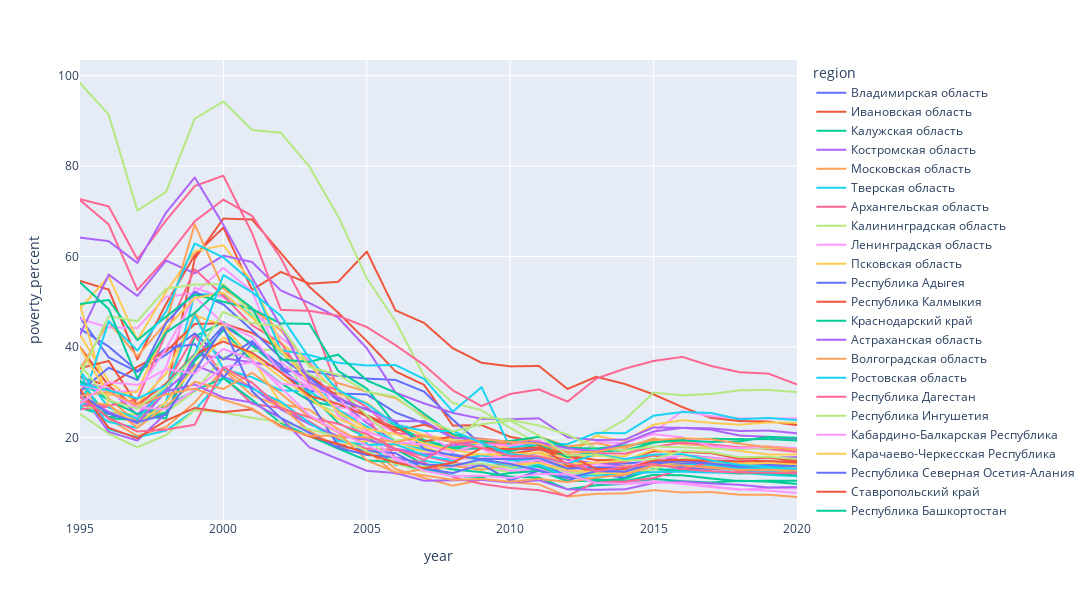

Notebook code for this chart:
### Markdown cell above
Добавилось достаточно много областей, то есть в лидерах не всегда одни и те же. Заметно, что все их графики начинались выше среднего по России. Может это важно?

### Code cell
vis = main[(main['year']==1995)&(main['poverty_percent']>=24.8)]

px.line(main[main.region.isin(vis.region.unique())],
        x='year',
        y='poverty_percent',
        color='region',
        width=1200,
        height=600)

### Figure 1 — Plotly figure (JSON) as saved in the notebook; plotly's stock layout.template omitted (floating-point values rounded to 4 significant figures)
{"data": [{"hovertemplate": "region=Владимирская область<br>year=%{x}<br>poverty_percent=%{y}<extra></extra>", "legendgroup": "Владимирская область", "line": {"color": "#636efa", "dash": "solid"}, "marker": {"symbol": "circle"}, "mode": "lines", "name": "Владимирская область", "showlegend": true, "type": "scattergl", "x": [1995, 1996, 1997, 1998, 1999, 2000, 2001, 2002, 2003, 2004, 2005, 2006, 2007, 2008, 2009, 2010, 2011, 2012, 2013, 2014, 2015, 2016, 2017, 2018, 2019, 2020], "xaxis": "x", "y": [27.6, 26.7, 23.9, 27.7, 37.5, 44.7, 40.7, 35.3, 30.3, 29.7, 29.5, 25.5, 23.1, 19.9, 19.5, 17.3, 17.5, 15, 14.1, 14.2, 14.7, 14.6, 13.2, 13.1, 12.6, 12.5], "yaxis": "y"}, {"hovertemplate": "region=Ивановская область<br>year=%{x}<br>poverty_percent=%{y}<extra></extra>", "legendgroup": "Ивановская область", "line": {"color": "#EF553B", "dash": "solid"}, "marker": {"symbol": "circle"}, "mode": "lines", "name": "Ивановская область", "showlegend": true, "type": "scattergl", "x": [1995, 1996, 1997, 1998, 1999, 2000, 2001, 2002, 2003, 2004, 2005, 2006, 2007, 2008, 2009, 2010, 2011, 2012, 2013, 2014, 2015, 2016, 2017, 2018, 2019, 2020], "xaxis": "x", "y": [33.3, 31.4, 26.5, 30, 59.5, 68.4, 68.2, 60.8, 53.3, 47.6, 41.3, 34.6, 31.6, 22.6, 22.7, 20.1, 19, 13.8, 14.4, 14.6, 16, 14.9, 14.3, 14.7, 14.2, 13.7], "yaxis": "y"}, {"hovertemplate": "region=Калужская область<br>year=%{x}<br>poverty_percent=%{y}<extra></extra>", "legendgroup": "Калужская область", "line": {"color": "#00cc96", "dash": "solid"}, "marker": {"symbol": "circle"}, "mode": "lines", "name": "Калужская область", "showlegend": true, "type": "scattergl", "x": [1995, 1996, 1997, 1998, 1999, 2000, 2001, 2002, 2003, 2004, 2005, 2006, 2007, 2008, 2009, 2010, 2011, 2012, 2013, 2014, 2015, 2016, 2017, 2018, 2019, 2020], "xaxis": "x", "y": [26.6, 24.5, 24.7, 24.2, 42.3, 45.5, 40.3, 35, 29.6, 23.2, 19.9, 17.4, 14, 12.9, 12.3, 11.3, 11.1, 8.5, 9.4, 9.7, 10.8, 10.3, 10, 10.4, 10.2, 9.7], "yaxis": "y"}, {"hovertemplate": "region=Костромская область<br>year=%{x}<br>poverty_percent=%{y}<extra></extra>", "legendgroup": "Костромская область", "line": {"color": "#ab63fa", "dash": "solid"}, "marker": {"symbol": "circle"}, "mode": "lines", "name": "Костромская область", "showlegend": true, "type": "scattergl", "x": [1995, 1996, 1997, 1998, 1999, 2000, 2001, 2002, 2003, 2004, 2005, 2006, 2007, 2008, 2009, 2010, 2011, 2012, 2013, 2014, 2015, 2016, 2017, 2018, 2019, 2020], "xaxis": "x", "y": [29.9, 21.2, 19.3, 25.3, 38.3, 37.5, 36.6, 35.5, 33.1, 28.4, 23.2, 18.9, 18.4, 18.2, 19, 15.7, 16.5, 15.1, 14.2, 13.6, 14.3, 13.7, 13.4, 12.7, 12.6, 12.5], "yaxis": "y"}, {"hovertemplate": "region=Московская область<br>year=%{x}<br>poverty_percent=%{y}<extra></extra>", "legendgroup": "Московская область", "line": {"color": "#FFA15A", "dash": "solid"}, "marker": {"symbol": "circle"}, "mode": "lines", "name": "Московская область", "showlegend": true, "type": "scattergl", "x": [1995, 1996, 1997, 1998, 1999, 2000, 2001, 2002, 2003, 2004, 2005, 2006, 2007, 2008, 2009, 2010, 2011, 2012, 2013, 2014, 2015, 2016, 2017, 2018, 2019, 2020], "xaxis": "x", "y": [31.7, 24, 20.3, 22.3, 27.7, 35.2, 30.9, 27.4, 26.1, 21.8, 18.4, 13, 11, 9.3, 10.6, 10.1, 9.6, 6.9, 7.5, 7.6, 8.3, 7.8, 7.9, 7.3, 7.3, 6.8], "yaxis": "y"}, {"hovertemplate": "region=Тверская область<br>year=%{x}<br>poverty_percent=%{y}<extra></extra>", "legendgroup": "Тверская область", "line": {"color": "#19d3f3", "dash": "solid"}, "marker": {"symbol": "circle"}, "mode": "lines", "name": "Тверская область", "showlegend": true, "type": "scattergl", "x": [1995, 1996, 1997, 1998, 1999, 2000, 2001, 2002, 2003, 2004, 2005, 2006, 2007, 2008, 2009, 2010, 2011, 2012, 2013, 2014, 2015, 2016, 2017, 2018, 2019, 2020], "xaxis": "x", "y": [28, 23.4, 22.1, 27.8, 51.7, 51.5, 46.9, 38.7, 33.7, 26.2, 18.6, 13.9, 14.8, 13.9, 14.1, 13.2, 13.5, 11.4, 11.6, 11.6, 13, 12.8, 12.4, 12.2, 11.7, 11.4], "yaxis": "y"}, {"hovertemplate": "region=Архангельская область <br>year=%{x}<br>poverty_percent=%{y}<extra></extra>", "legendgroup": "Архангельская область ", "line": {"color": "#FF6692", "dash": "solid"}, "marker": {"symbol": "circle"}, "mode": "lines", "name": "Архангельская область ", "showlegend": true, "type": "scattergl", "x": [1995, 1996, 1997, 1998, 1999, 2000, 2001, 2002, 2003, 2004, 2005, 2006, 2007, 2008, 2009, 2010, 2011, 2012, 2013, 2014, 2015, 2016, 2017, 2018, 2019, 2020], "xaxis": "x", "y": [26.2, 26.8, 23.9, 31.6, 42.6, 33.5, 27.4, 26.5, 23.5, 19.6, 17.5, 17.2, 15.9, 14.4, 13.6, 14, 14.4, 13, 14.5, 14.5, 16.2, 14.9, 13.9, 12.5, 12.7, 12.3], "yaxis": "y"}, {"hovertemplate": "region=Калининградская область<br>year=%{x}<br>poverty_percent=%{y}<extra></extra>", "legendgroup": "Калининградская область", "line": {"color": "#B6E880", "dash": "solid"}, "marker": {"symbol": "circle"}, "mode": "lines", "name": "Калининградская область", "showlegend": true, "type": "scattergl", "x": [1995, 1996, 1997, 1998, 1999, 2000, 2001, 2002, 2003, 2004, 2005, 2006, 2007, 2008, 2009, 2010, 2011, 2012, 2013, 2014, 2015, 2016, 2017, 2018, 2019, 2020], "xaxis": "x", "y": [27.2, 25.6, 25, 25.5, 30.2, 37.7, 39.1, 39.6, 28, 25.4, 19.9, 14.2, 12.4, 13.6, 13.1, 12.4, 12.7, 10.8, 12.7, 12.4, 13.6, 14.1, 13.8, 13.6, 13.5, 13.5], "yaxis": "y"}, {"hovertemplate": "region=Ленинградская область<br>year=%{x}<br>poverty_percent=%{y}<extra></extra>", "legendgroup": "Ленинградская область", "line": {"color": "#FF97FF", "dash": "solid"}, "marker": {"symbol": "circle"}, "mode": "lines", "name": "Ленинградская область", "showlegend": true, "type": "scattergl", "x": [1995, 1996, 1997, 1998, 1999, 2000, 2001, 2002, 2003, 2004, 2005, 2006, 2007, 2008, 2009, 2010, 2011, 2012, 2013, 2014, 2015, 2016, 2017, 2018, 2019, 2020], "xaxis": "x", "y": [29.5, 24.1, 24.7, 35.5, 53.1, 50.9, 48.1, 42.1, 37, 24.8, 21.1, 14.9, 13.2, 13.5, 14.1, 12.6, 13, 11.9, 10.7, 9.8, 10.3, 9.7, 9, 8.4, 8.8, 8.7], "yaxis": "y"}, {"hovertemplate": "region=Псковская область<br>year=%{x}<br>poverty_percent=%{y}<extra></extra>", "legendgroup": "Псковская область", "line": {"color": "#FECB52", "dash": "solid"}, "marker": {"symbol": "circle"}, "mode": "lines", "name": "Псковская область", "showlegend": true, "type": "scattergl", "x": [1995, 1996, 1997, 1998, 1999, 2000, 2001, 2002, 2003, 2004, 2005, 2006, 2007, 2008, 2009, 2010, 2011, 2012, 2013, 2014, 2015, 2016, 2017, 2018, 2019, 2020], "xaxis": "x", "y": [42.7, 32.4, 27.4, 34.1, 47, 44.8, 37.5, 27.5, 20.9, 18.2, 19.2, 18.3, 16.9, 15.9, 16.2, 15.6, 16.7, 15.4, 15.9, 15.8, 19, 19, 17.7, 17, 16.2, 16.2], "yaxis": "y"}, {"hovertemplate": "region=Республика Адыгея<br>year=%{x}<br>poverty_percent=%{y}<extra></extra>", "legendgroup": "Республика Адыгея", "line": {"color": "#636efa", "dash": "solid"}, "marker": {"symbol": "circle"}, "mode": "lines", "name": "Республика Адыгея", "showlegend": true, "type": "scattergl", "x": [1995, 1996, 1997, 1998, 1999, 2000, 2001, 2002, 2003, 2004, 2005, 2006, 2007, 2008, 2009, 2010, 2011, 2012, 2013, 2014, 2015, 2016, 2017, 2018, 2019, 2020], "xaxis": "x", "y": [46.5, 37.7, 34.5, 38.3, 43, 37.2, 41.3, 34.6, 34.6, 33.6, 33, 32.7, 30.1, 23.9, 18.4, 16, 14.6, 11.3, 12, 11, 13.9, 13.4, 13, 12.8, 12.6, 12.5], "yaxis": "y"}, {"hovertemplate": "region=Республика Калмыкия<br>year=%{x}<br>poverty_percent=%{y}<extra></extra>", "legendgroup": "Республика Калмыкия", "line": {"color": "#EF553B", "dash": "solid"}, "marker": {"symbol": "circle"}, "mode": "lines", "name": "Республика Калмыкия", "showlegend": true, "type": "scattergl", "x": [1995, 1996, 1997, 1998, 1999, 2000, 2001, 2002, 2003, 2004, 2005, 2006, 2007, 2008, 2009, 2010, 2011, 2012, 2013, 2014, 2015, 2016, 2017, 2018, 2019, 2020], "xaxis": "x", "y": [54.6, 52.7, 37.2, 49.5, 60.3, 66.4, 52.6, 56.6, 54, 54.4, 61.1, 48.1, 45.3, 39.7, 36.5, 35.7, 35.8, 30.7, 33.4, 31.8, 29.5, 26.7, 24.3, 23.6, 23.5, 22.7], "yaxis": "y"}, {"hovertemplate": "region=Краснодарский край<br>year=%{x}<br>poverty_percent=%{y}<extra></extra>", "legendgroup": "Краснодарский край", "line": {"color": "#00cc96", "dash": "solid"}, "marker": {"symbol": "circle"}, "mode": "lines", "name": "Краснодарский край", "showlegend": true, "type": "scattergl", "x": [1995, 1996, 1997, 1998, 1999, 2000, 2001, 2002, 2003, 2004, 2005, 2006, 2007, 2008, 2009, 2010, 2011, 2012, 2013, 2014, 2015, 2016, 2017, 2018, 2019, 2020], "xaxis": "x", "y": [32.6, 24.3, 23.7, 25.5, 36.9, 43.7, 36.8, 32, 28.1, 26.7, 26.3, 22.6, 19.4, 17.7, 18.5, 15.2, 13.5, 11.2, 10.7, 10.3, 11.7, 11.6, 10.9, 10.3, 10.4, 10.4], "yaxis": "y"}, {"hovertemplate": "region=Астраханская область<br>year=%{x}<br>poverty_percent=%{y}<extra></extra>", "legendgroup": "Астраханская область", "line": {"color": "#ab63fa", "dash": "solid"}, "marker": {"symbol": "circle"}, "mode": "lines", "name": "Астраханская область", "showlegend": true, "type": "scattergl", "x": [1995, 1996, 1997, 1998, 1999, 2000, 2001, 2002, 2003, 2004, 2005, 2006, 2007, 2008, 2009, 2010, 2011, 2012, 2013, 2014, 2015, 2016, 2017, 2018, 2019, 2020], "xaxis": "x", "y": [32.3, 30.7, 25, 30.4, 36, 33.4, 31.1, 26.2, 22.9, 20.3, 19.5, 17.5, 16.3, 16.3, 15, 14.1, 14.2, 12.5, 11.8, 12, 14.2, 16.1, 15.5, 15.1, 15.5, 15.6], "yaxis": "y"}, {"hovertemplate": "region=Волгоградская область<br>year=%{x}<br>poverty_percent=%{y}<extra></extra>", "legendgroup": "Волгоградская область", "line": {"color": "#FFA15A", "dash": "solid"}, "marker": {"symbol": "circle"}, "mode": "lines", "name": "Волгоградская область", "showlegend": true, "type": "scattergl", "x": [1995, 1996, 1997, 1998, 1999, 2000, 2001, 2002, 2003, 2004, 2005, 2006, 2007, 2008, 2009, 2010, 2011, 2012, 2013, 2014, 2015, 2016, 2017, 2018, 2019, 2020], "xaxis": "x", "y": [33.8, 28.6, 23.3, 31.2, 47.7, 34.9, 29.3, 26.8, 21.4, 17.9, 17.2, 11.9, 13, 13.7, 12.8, 14, 15.1, 13.6, 13, 13.6, 14.2, 14.4, 13.6, 13.4, 12.9, 11.9], "yaxis": "y"}, {"hovertemplate": "region=Ростовская область<br>year=%{x}<br>poverty_percent=%{y}<extra></extra>", "legendgroup": "Ростовская область", "line": {"color": "#19d3f3", "dash": "solid"}, "marker": {"symbol": "circle"}, "mode": "lines", "name": "Ростовская область", "showlegend": true, "type": "scattergl", "x": [1995, 1996, 1997, 1998, 1999, 2000, 2001, 2002, 2003, 2004, 2005, 2006, 2007, 2008, 2009, 2010, 2011, 2012, 2013, 2014, 2015, 2016, 2017, 2018, 2019, 2020], "xaxis": "x", "y": [34.2, 21.8, 20, 21.5, 26, 33.1, 30.8, 27.9, 23.2, 19.2, 18.3, 18.5, 16, 14.9, 16, 14.9, 15.2, 12.9, 13.2, 13.1, 14.4, 14.2, 13.9, 13.2, 13.3, 13], "yaxis": "y"}, {"hovertemplate": "region=Республика Дагестан<br>year=%{x}<br>poverty_percent=%{y}<extra></extra>", "legendgroup": "Республика Дагестан", "line": {"color": "#FF6692", "dash": "solid"}, "marker": {"symbol": "circle"}, "mode": "lines", "name": "Республика Дагестан", "showlegend": true, "type": "scattergl", "x": [1995, 1996, 1997, 1998, 1999, 2000, 2001, 2002, 2003, 2004, 2005, 2006, 2007, 2008, 2009, 2010, 2011, 2012, 2013, 2014, 2015, 2016, 2017, 2018, 2019, 2020], "xaxis": "x", "y": [72.5, 67.1, 52.6, 59.6, 67.8, 72.6, 69, 59.7, 47.5, 30.5, 24.6, 15.4, 14.4, 11.2, 9.7, 8.8, 8.3, 7, 10.2, 10.2, 11, 13, 14.5, 14.6, 14.6, 14.8], "yaxis": "y"}, {"hovertemplate": "region=Республика Ингушетия<br>year=%{x}<br>poverty_percent=%{y}<extra></extra>", "legendgroup": "Республика Ингушетия", "line": {"color": "#B6E880", "dash": "solid"}, "marker": {"symbol": "circle"}, "mode": "lines", "name": "Республика Ингушетия", "showlegend": true, "type": "scattergl", "x": [1995, 1996, 1997, 1998, 1999, 2000, 2001, 2002, 2003, 2004, 2005, 2006, 2007, 2008, 2009, 2010, 2011, 2012, 2013, 2014, 2015, 2016, 2017, 2018, 2019, 2020], "xaxis": "x", "y": [98.4, 91.4, 70.2, 74.3, 90.5, 94.3, 88, 87.4, 79.9, 68.9, 55.2, 45.7, 33.5, 27.6, 26, 22.1, 18.5, 17.1, 20.3, 23.9, 29.9, 29.3, 29.6, 30.4, 30.5, 30], "yaxis": "y"}, {"hovertemplate": "region=Кабардино-Балкарская Республика<br>year=%{x}<br>poverty_percent=%{y}<extra></extra>", "legendgroup": "Кабардино-Балкарская Республика", "line": {"color": "#FF97FF", "dash": "solid"}, "marker": {"symbol": "circle"}, "mode": "lines", "name": "Кабардино-Балкарская Республика", "showlegend": true, "type": "scattergl", "x": [1995, 1996, 1997, 1998, 1999, 2000, 2001, 2002, 2003, 2004, 2005, 2006, 2007, 2008, 2009, 2010, 2011, 2012, 2013, 2014, 2015, 2016, 2017, 2018, 2019, 2020], "xaxis": "x", "y": [46.2, 44.3, 44.2, 51.1, 51.9, 57.5, 52.3, 36.6, 31.7, 25.9, 23.8, 21.1, 17.3, 15.2, 15.4, 15.7, 15.3, 14.2, 19, 18.7, 21.1, 25.8, 24.7, 24.2, 24.2, 24.2], "yaxis": "y"}, {"hovertemplate": "region=Карачаево-Черкесская Республика<br>year=%{x}<br>poverty_percent=%{y}<extra></extra>", "legendgroup": "Карачаево-Черкесская Республика", "line": {"color": "#FECB52", "dash": "solid"}, "marker": {"symbol": "circle"}, "mode": "lines", "name": "Карачаево-Черкесская Республика", "showlegend": true, "type": "scattergl", "x": [1995, 1996, 1997, 1998, 1999, 2000, 2001, 2002, 2003, 2004, 2005, 2006, 2007, 2008, 2009, 2010, 2011, 2012, 2013, 2014, 2015, 2016, 2017, 2018, 2019, 2020], "xaxis": "x", "y": [48.5, 55.6, 41.5, 52.2, 61.2, 62.5, 54.4, 40.9, 36, 29.6, 27.7, 22.7, 20.5, 19.5, 18.5, 17.7, 18.8, 16, 20.3, 19.2, 22.8, 23.8, 23.2, 22.8, 23.3, 23.2], "yaxis": "y"}, {"hovertemplate": "region=Республика Северная Осетия-Алания<br>year=%{x}<br>poverty_percent=%{y}<extra></extra>", "legendgroup": "Республика Северная Осетия-Алания", "line": {"color": "#636efa", "dash": "solid"}, "marker": {"symbol": "circle"}, "mode": "lines", "name": "Республика Северная Осетия-Алания", "showlegend": true, "type": "scattergl", "x": [1995, 1996, 1997, 1998, 1999, 2000, 2001, 2002, 2003, 2004, 2005, 2006, 2007, 2008, 2009, 2010, 2011, 2012, 2013, 2014, 2015, 2016, 2017, 2018, 2019, 2020], "xaxis": "x", "y": [44, 40.1, 34.7, 39.7, 40.6, 33.2, 40.8, 36, 28.1, 18.2, 17, 16.5, 13.1, 12.1, 14, 10.5, 12.6, 10.4, 12.6, 12.5, 14.2, 14.3, 14.4, 14, 13.8, 13.9], "yaxis": "y"}, {"hovertemplate": "region=Ставропольский край<br>year=%{x}<br>poverty_percent=%{y}<extra></extra>", "legendgroup": "Ставропольский край", "line": {"color": "#EF553B", "dash": "solid"}, "marker": {"symbol": "circle"}, "mode": "lines", "name": "Ставропольский край", "showlegend": true, "type": "scattergl", "x": [1995, 1996, 1997, 1998, 1999, 2000, 2001, 2002, 2003, 2004, 2005, 2006, 2007, 2008, 2009, 2010, 2011, 2012, 2013, 2014, 2015, 2016, 2017, 2018, 2019, 2020], "xaxis": "x", "y": [40, 31.4, 35.6, 39, 45.1, 45.2, 43.1, 39.4, 33.7, 29, 24.9, 22.1, 19.1, 20.2, 19.7, 18.5, 18.3, 13.7, 12.4, 12.2, 14.6, 15, 14.3, 13.9, 14, 13.8], "yaxis": "y"}, {"hovertemplate": "region=Республика Башкортостан<br>year=%{x}<br>poverty_percent=%{y}<extra></extra>", "legendgroup": "Республика Башкортостан", "line": {"color": "#00cc96", "dash": "solid"}, "marker": {"symbol": "circle"}, "mode": "lines", "name": "Республика Башкортостан", "showlegend": true, "type": "scattergl", "x": [1995, 1996, 1997, 1998, 1999, 2000, 2001, 2002, 2003, 2004, 2005, 2006, 2007, 2008, 2009, 2010, 2011, 2012, 2013, 2014, 2015, 2016, 2017, 2018, 2019, 2020], "xaxis": "x", "y": [32.4, 28.2, 25.2, 26.8, 30.4, 33.1, 28.3, 23.2, 20.3, 17.5, 14.9, 14.5, 12.8, 11.5, 11.2, 12.1, 12.6, 10.3, 10.4, 10.8, 13, 12.5, 12.3, 12, 12.1, 11.6], "yaxis": "y"}, {"hovertemplate": "region=Республика Марий Эл<br>year=%{x}<br>poverty_percent=%{y}<extra></extra>", "legendgroup": "Республика Марий Эл", "line": {"color": "#ab63fa", "dash": "solid"}, "marker": {"symbol": "circle"}, "mode": "lines", "name": "Республика Марий Эл", "showlegend": true, "type": "scattergl", "x": [1995, 1996, 1997, 1998, 1999, 2000, 2001, 2002, 2003, 2004, 2005, 2006, 2007, 2008, 2009, 2010, 2011, 2012, 2013, 2014, 2015, 2016, 2017, 2018, 2019, 2020], "xaxis": "x", "y": [42.7, 56, 51.3, 59.1, 56.3, 60.2, 58.8, 52.5, 49.7, 46.5, 39.7, 29.9, 27.5, 25.4, 24.1, 24, 24.2, 20, 19.4, 19.5, 22.2, 22.1, 21.7, 20.4, 20.1, 19.5], "yaxis": "y"}, {"hovertemplate": "region=Республика Мордовия<br>year=%{x}<br>poverty_percent=%{y}<extra></extra>", "legendgroup": "Республика Мордовия", "line": {"color": "#FFA15A", "dash": "solid"}, "marker": {"symbol": "circle"}, "mode": "lines", "name": "Республика Мордовия", "showlegend": true, "type": "scattergl", "x": [1995, 1996, 1997, 1998, 1999, 2000, 2001, 2002, 2003, 2004, 2005, 2006, 2007, 2008, 2009, 2010, 2011, 2012, 2013, 2014, 2015, 2016, 2017, 2018, 2019, 2020], "xaxis": "x", "y": [35.1, 45.5, 37.9, 45.4, 67.1, 52.9, 48.5, 43.7, 36.1, 32, 30.1, 28.7, 24.6, 20.4, 19.7, 18.3, 20.2, 18, 18.7, 17.6, 19.8, 18.5, 18.2, 17.8, 18, 17.6], "yaxis": "y"}, {"hovertemplate": "region=Удмуртская Республика<br>year=%{x}<br>poverty_percent=%{y}<extra></extra>", "legendgroup": "Удмуртская Республика", "line": {"color": "#19d3f3", "dash": "solid"}, "marker": {"symbol": "circle"}, "mode": "lines", "name": "Удмуртская Республика", "showlegend": true, "type": "scattergl", "x": [1995, 1996, 1997, 1998, 1999, 2000, 2001, 2002, 2003, 2004, 2005, 2006, 2007, 2008, 2009, 2010, 2011, 2012, 2013, 2014, 2015, 2016, 2017, 2018, 2019, 2020], "xaxis": "x", "y": [34.7, 26.6, 24.1, 31, 46.9, 35.1, 33.3, 30.4, 30.2, 26.1, 22.4, 19, 17.3, 16.1, 14.9, 13.7, 14, 11.1, 11.8, 11.9, 12.3, 12.4, 12.2, 12.2, 12.4, 11.9], "yaxis": "y"}, {"hovertemplate": "region=Чувашская Республика - Чувашия<br>year=%{x}<br>poverty_percent=%{y}<extra></extra>", "legendgroup": "Чувашская Республика - Чувашия", "line": {"color": "#FF6692", "dash": "solid"}, "marker": {"symbol": "circle"}, "mode": "lines", "name": "Чувашская Республика - Чувашия", "showlegend": true, "type": "scattergl", "x": [1995, 1996, 1997, 1998, 1999, 2000, 2001, 2002, 2003, 2004, 2005, 2006, 2007, 2008, 2009, 2010, 2011, 2012, 2013, 2014, 2015, 2016, 2017, 2018, 2019, 2020], "xaxis": "x", "y": [27, 27, 28.4, 43, 57.2, 51.3, 44.8, 40.9, 31.9, 30.6, 26.7, 21, 20.2, 18.9, 19, 18.2, 19.3, 16, 16.5, 16.4, 17.9, 18.8, 18.4, 17.8, 17.4, 16.8], "yaxis": "y"}, {"hovertemplate": "region=Пермский край<br>year=%{x}<br>poverty_percent=%{y}<extra></extra>", "legendgroup": "Пермский край", "line": {"color": "#B6E880", "dash": "solid"}, "marker": {"symbol": "circle"}, "mode": "lines", "name": "Пермский край", "showlegend": true, "type": "scattergl", "x": [1995, 1996, 1997, 1998, 1999, 2000, 2001, 2002, 2003, 2004, 2005, 2006, 2007, 2008, 2009, 2010, 2011, 2012, 2013, 2014, 2015, 2016, 2017, 2018, 2019, 2020], "xaxis": "x", "y": [25.2, 20.8, 17.8, 20.5, 26, 25.5, 24.3, 23.4, 21.8, 20.1, 16.9, 14.1, 13.5, 14, 14.2, 13.2, 14.4, 12.2, 11.9, 12.5, 12.8, 15.3, 15.1, 14.9, 13.8, 13.3], "yaxis": "y"}, {"hovertemplate": "region=Кировская область<br>year=%{x}<br>poverty_percent=%{y}<extra></extra>", "legendgroup": "Кировская область", "line": {"color": "#FF97FF", "dash": "solid"}, "marker": {"symbol": "circle"}, "mode": "lines", "name": "Кировская область", "showlegend": true, "type": "scattergl", "x": [1995, 1996, 1997, 1998, 1999, 2000, 2001, 2002, 2003, 2004, 2005, 2006, 2007, 2008, 2009, 2010, 2011, 2012, 2013, 2014, 2015, 2016, 2017, 2018, 2019, 2020], "xaxis": "x", "y": [31.5, 30.2, 30.2, 39.6, 51.1, 45.2, 42.2, 34.5, 31.2, 26.6, 26.2, 22.9, 21.4, 16.9, 17.6, 14.2, 15, 12.4, 14.1, 13.1, 15.3, 15.9, 15.4, 15.2, 14.6, 14], "yaxis": "y"}, {"hovertemplate": "region=Оренбургская область<br>year=%{x}<br>poverty_percent=%{y}<extra></extra>", "legendgroup": "Оренбургская область", "line": {"color": "#FECB52", "dash": "solid"}, "marker": {"symbol": "circle"}, "mode": "lines", "name": "Оренбургская область", "showlegend": true, "type": "scattergl", "x": [1995, 1996, 1997, 1998, 1999, 2000, 2001, 2002, 2003, 2004, 2005, 2006, 2007, 2008, 2009, 2010, 2011, 2012, 2013, 2014, 2015, 2016, 2017, 2018, 2019, 2020], "xaxis": "x", "y": [49.3, 27.2, 22.9, 27.8, 35.5, 42.1, 38.1, 33.3, 28.8, 24.1, 21.5, 18.8, 17.9, 15.7, 15.3, 13.9, 14.4, 12.7, 12.3, 11.9, 13.9, 14.6, 14.3, 14.2, 14.3, 14], "yaxis": "y"}, {"hovertemplate": "region=Пензенская область<br>year=%{x}<br>poverty_percent=%{y}<extra></extra>", "legendgroup": "Пензенская область", "line": {"color": "#636efa", "dash": "solid"}, "marker": {"symbol": "circle"}, "mode": "lines", "name": "Пензенская область", "showlegend": true, "type": "scattergl", "x": [1995, 1996, 1997, 1998, 1999, 2000, 2001, 2002, 2003, 2004, 2005, 2006, 2007, 2008, 2009, 2010, 2011, 2012, 2013, 2014, 2015, 2016, 2017, 2018, 2019, 2020], "xaxis": "x", "y": [30.2, 35.4, 32.7, 45.3, 52.2, 49.4, 43.7, 37.6, 33.3, 28.1, 26.3, 23.4, 17.4, 16, 15.2, 15.2, 15.4, 13.1, 13.4, 13.2, 14.4, 14.8, 14.2, 13.5, 13.6, 13], "yaxis": "y"}, {"hovertemplate": "region=Саратовская область<br>year=%{x}<br>poverty_percent=%{y}<extra></extra>", "legendgroup": "Саратовская область", "line": {"color": "#EF553B", "dash": "solid"}, "marker": {"symbol": "circle"}, "mode": "lines", "name": "Саратовская область", "showlegend": true, "type": "scattergl", "x": [1995, 1996, 1997, 1998, 1999, 2000, 2001, 2002, 2003, 2004, 2005, 2006, 2007, 2008, 2009, 2010, 2011, 2012, 2013, 2014, 2015, 2016, 2017, 2018, 2019, 2020], "xaxis": "x", "y": [35.3, 36.9, 27.2, 31.9, 38.4, 41.2, 38.7, 34.4, 29.2, 27.4, 24.7, 21.5, 22.8, 20.7, 19.1, 16.4, 17.3, 15.9, 15, 15, 16.9, 16.8, 16.5, 15.3, 15.5, 14.8], "yaxis": "y"}, {"hovertemplate": "region=Курганская область<br>year=%{x}<br>poverty_percent=%{y}<extra></extra>", "legendgroup": "Курганская область", "line": {"color": "#00cc96", "dash": "solid"}, "marker": {"symbol": "circle"}, "mode": "lines", "name": "Курганская область", "showlegend": true, "type": "scattergl", "x": [1995, 1996, 1997, 1998, 1999, 2000, 2001, 2002, 2003, 2004, 2005, 2006, 2007, 2008, 2009, 2010, 2011, 2012, 2013, 2014, 2015, 2016, 2017, 2018, 2019, 2020], "xaxis": "x", "y": [49.5, 50.4, 41.5, 46.7, 51.6, 50, 48.4, 45.2, 45.1, 34.7, 30.8, 22.8, 18.8, 17.4, 17.6, 16.9, 18.5, 15.6, 16.9, 17.1, 18.8, 19.7, 19.7, 19.6, 19.6, 19.3], "yaxis": "y"}, {"hovertemplate": "region=Свердловская область<br>year=%{x}<br>poverty_percent=%{y}<extra></extra>", "legendgroup": "Свердловская область", "line": {"color": "#ab63fa", "dash": "solid"}, "marker": {"symbol": "circle"}, "mode": "lines", "name": "Свердловская область", "showlegend": true, "type": "scattergl", "x": [1995, 1996, 1997, 1998, 1999, 2000, 2001, 2002, 2003, 2004, 2005, 2006, 2007, 2008, 2009, 2010, 2011, 2012, 2013, 2014, 2015, 2016, 2017, 2018, 2019, 2020], "xaxis": "x", "y": [29.5, 25.6, 23.1, 30.2, 31.7, 28.8, 27.7, 24.3, 17.8, 15.2, 12.6, 12.1, 10.4, 10.5, 10.6, 10, 10.5, 8.5, 8.4, 8.5, 9.9, 10.2, 9.8, 9.5, 8.9, 9], "yaxis": "y"}, {"hovertemplate": "region=Челябинская область<br>year=%{x}<br>poverty_percent=%{y}<extra></extra>", "legendgroup": "Челябинская область", "line": {"color": "#FFA15A", "dash": "solid"}, "marker": {"symbol": "circle"}, "mode": "lines", "name": "Челябинская область", "showlegend": true, "type": "scattergl", "x": [1995, 1996, 1997, 1998, 1999, 2000, 2001, 2002, 2003, 2004, 2005, 2006, 2007, 2008, 2009, 2010, 2011, 2012, 2013, 2014, 2015, 2016, 2017, 2018, 2019, 2020], "xaxis": "x", "y": [27.9, 27.2, 22.1, 26.9, 32.3, 30.7, 34.3, 29.7, 24.5, 21.1, 14.9, 12.3, 11.6, 10.6, 10.8, 10.2, 10.8, 10.1, 11.1, 11.7, 13.7, 13.8, 13.2, 12.8, 12.8, 12.6], "yaxis": "y"}, {"hovertemplate": "region=Республика Алтай<br>year=%{x}<br>poverty_percent=%{y}<extra></extra>", "legendgroup": "Республика Алтай", "line": {"color": "#19d3f3", "dash": "solid"}, "marker": {"symbol": "circle"}, "mode": "lines", "name": "Республика Алтай", "showlegend": true, "type": "scattergl", "x": [1995, 1996, 1997, 1998, 1999, 2000, 2001, 2002, 2003, 2004, 2005, 2006, 2007, 2008, 2009, 2010, 2011, 2012, 2013, 2014, 2015, 2016, 2017, 2018, 2019, 2020], "xaxis": "x", "y": [26.2, 45.7, 39.2, 47.8, 62.9, 59.8, 54.3, 39.3, 38.2, 36.5, 35.9, 36, 32.9, 25.7, 31.1, 17.7, 18.6, 18.5, 21, 20.9, 24.8, 25.6, 25.4, 24, 24.3, 23.8], "yaxis": "y"}, {"hovertemplate": "region=Республика Тыва<br>year=%{x}<br>poverty_percent=%{y}<extra></extra>", "legendgroup": "Республика Тыва", "line": {"color": "#FF6692", "dash": "solid"}, "marker": {"symbol": "circle"}, "mode": "lines", "name": "Республика Тыва", "showlegend": true, "type": "scattergl", "x": [1995, 1996, 1997, 1998, 1999, 2000, 2001, 2002, 2003, 2004, 2005, 2006, 2007, 2008, 2009, 2010, 2011, 2012, 2013, 2014, 2015, 2016, 2017, 2018, 2019, 2020], "xaxis": "x", "y": [72.7, 71.1, 59.4, 68, 75.6, 77.9, 65.2, 48.2, 48, 46.9, 44.4, 40.4, 36, 30.4, 26.9, 29.6, 30.6, 27.9, 33, 35.2, 36.9, 37.8, 35.8, 34.4, 34.1, 31.7], "yaxis": "y"}, {"hovertemplate": "region=Алтайский край<br>year=%{x}<br>poverty_percent=%{y}<extra></extra>", "legendgroup": "Алтайский край", "line": {"color": "#B6E880", "dash": "solid"}, "marker": {"symbol": "circle"}, "mode": "lines", "name": "Алтайский край", "showlegend": true, "type": "scattergl", "x": [1995, 1996, 1997, 1998, 1999, 2000, 2001, 2002, 2003, 2004, 2005, 2006, 2007, 2008, 2009, 2010, 2011, 2012, 2013, 2014, 2015, 2016, 2017, 2018, 2019, 2020], "xaxis": "x", "y": [33.7, 46.8, 45.7, 52.9, 53.8, 53.9, 47.3, 38.9, 33.9, 30.9, 24.9, 19.3, 20.1, 19, 24.4, 23.9, 22.6, 20.6, 17.6, 17.1, 18, 17.8, 17.5, 17.4, 17.6, 17.5], "yaxis": "y"}, {"hovertemplate": "region=Иркутская область<br>year=%{x}<br>poverty_percent=%{y}<extra></extra>", "legendgroup": "Иркутская область", "line": {"color": "#FF97FF", "dash": "solid"}, "marker": {"symbol": "circle"}, "mode": "lines", "name": "Иркутская область", "showlegend": true, "type": "scattergl", "x": [1995, 1996, 1997, 1998, 1999, 2000, 2001, 2002, 2003, 2004, 2005, 2006, 2007, 2008, 2009, 2010, 2011, 2012, 2013, 2014, 2015, 2016, 2017, 2018, 2019, 2020], "xaxis": "x", "y": [31.6, 30, 26.5, 26.3, 30.5, 35.5, 36.6, 31.9, 31.1, 29, 21.3, 18.9, 18.4, 16.8, 18.5, 18.1, 19.2, 16.8, 17, 18.8, 20.7, 20, 18, 17.6, 17.9, 17.6], "yaxis": "y"}, {"hovertemplate": "region=Новосибирская область<br>year=%{x}<br>poverty_percent=%{y}<extra></extra>", "legendgroup": "Новосибирская область", "line": {"color": "#FECB52", "dash": "solid"}, "marker": {"symbol": "circle"}, "mode": "lines", "name": "Новосибирская область", "showlegend": true, "type": "scattergl", "x": [1995, 1996, 1997, 1998, 1999, 2000, 2001, 2002, 2003, 2004, 2005, 2006, 2007, 2008, 2009, 2010, 2011, 2012, 2013, 2014, 2015, 2016, 2017, 2018, 2019, 2020], "xaxis": "x", "y": [39.8, 29.3, 30.1, 44.1, 50.8, 52, 46.5, 39.4, 32.3, 25.7, 21.9, 20.7, 18.7, 17.2, 16.2, 16.3, 16.5, 14.1, 14.4, 14.9, 17.3, 16.1, 15.1, 14.1, 13.9, 13.8], "yaxis": "y"}, {"hovertemplate": "region=Омская область<br>year=%{x}<br>poverty_percent=%{y}<extra></extra>", "legendgroup": "Омская область", "line": {"color": "#636efa", "dash": "solid"}, "marker": {"symbol": "circle"}, "mode": "lines", "name": "Омская область", "showlegend": true, "type": "scattergl", "x": [1995, 1996, 1997, 1998, 1999, 2000, 2001, 2002, 2003, 2004, 2005, 2006, 2007, 2008, 2009, 2010, 2011, 2012, 2013, 2014, 2015, 2016, 2017, 2018, 2019, 2020], "xaxis": "x", "y": [29.7, 25.2, 23.4, 25, 34.6, 44.4, 30.2, 24.3, 21, 17.7, 16.1, 15.6, 14, 13.7, 15.1, 14.1, 12.7, 11, 12.5, 12.4, 14.2, 14.7, 14.2, 13.6, 13.9, 13.6], "yaxis": "y"}, {"hovertemplate": "region=Томская область<br>year=%{x}<br>poverty_percent=%{y}<extra></extra>", "legendgroup": "Томская область", "line": {"color": "#EF553B", "dash": "solid"}, "marker": {"symbol": "circle"}, "mode": "lines", "name": "Томская область", "showlegend": true, "type": "scattergl", "x": [1995, 1996, 1997, 1998, 1999, 2000, 2001, 2002, 2003, 2004, 2005, 2006, 2007, 2008, 2009, 2010, 2011, 2012, 2013, 2014, 2015, 2016, 2017, 2018, 2019, 2020], "xaxis": "x", "y": [30.6, 22.1, 19.8, 23.7, 26.5, 25.6, 26.2, 22.5, 20.2, 18.6, 16.4, 14.4, 13.2, 14.4, 17.6, 17.4, 17.8, 16.2, 13, 13, 14.9, 15, 14.8, 14.7, 14.8, 14.4], "yaxis": "y"}, {"hovertemplate": "region=Республика Бурятия<br>year=%{x}<br>poverty_percent=%{y}<extra></extra>", "legendgroup": "Республика Бурятия", "line": {"color": "#00cc96", "dash": "solid"}, "marker": {"symbol": "circle"}, "mode": "lines", "name": "Республика Бурятия", "showlegend": true, "type": "scattergl", "x": [1995, 1996, 1997, 1998, 1999, 2000, 2001, 2002, 2003, 2004, 2005, 2006, 2007, 2008, 2009, 2010, 2011, 2012, 2013, 2014, 2015, 2016, 2017, 2018, 2019, 2020], "xaxis": "x", "y": [54.3, 48.4, 33, 43.2, 47.5, 53.5, 48.6, 37.2, 36.7, 38.3, 32.6, 29.9, 25.2, 20.7, 19.1, 19.2, 20.1, 17.7, 17.5, 18.2, 18.9, 19.3, 19, 19.1, 20.1, 19.9], "yaxis": "y"}, {"hovertemplate": "region=Забайкальский край<br>year=%{x}<br>poverty_percent=%{y}<extra></extra>", "legendgroup": "Забайкальский край", "line": {"color": "#ab63fa", "dash": "solid"}, "marker": {"symbol": "circle"}, "mode": "lines", "name": "Забайкальский край", "showlegend": true, "type": "scattergl", "x": [1995, 1996, 1997, 1998, 1999, 2000, 2001, 2002, 2003, 2004, 2005, 2006, 2007, 2008, 2009, 2010, 2011, 2012, 2013, 2014, 2015, 2016, 2017, 2018, 2019, 2020], "xaxis": "x", "y": [64.2, 63.4, 58.6, 69.7, 77.5, 67, 55.3, 44.6, 32.3, 28.7, 26.1, 23.6, 23.6, 19.9, 19.7, 19, 18.9, 17.6, 16.9, 18.8, 21.3, 22.1, 22, 21.4, 21.5, 20.9], "yaxis": "y"}, {"hovertemplate": "region=Республика Саха<br>year=%{x}<br>poverty_percent=%{y}<extra></extra>", "legendgroup": "Республика Саха", "line": {"color": "#FFA15A", "dash": "solid"}, "marker": {"symbol": "circle"}, "mode": "lines", "name": "Республика Саха", "showlegend": true, "type": "scattergl", "x": [1995, 1996, 1997, 1998, 1999, 2000, 2001, 2002, 2003, 2004, 2005, 2006, 2007, 2008, 2009, 2010, 2011, 2012, 2013, 2014, 2015, 2016, 2017, 2018, 2019, 2020], "xaxis": "x", "y": [29.2, 30, 27.2, 29.5, 30.8, 28.3, 26.4, 22.3, 20.4, 20.3, 20, 18.9, 20.3, 19, 19.6, 19, 18.6, 16.7, 16.8, 18, 19.4, 19.8, 19.6, 18.6, 17.8, 17.3], "yaxis": "y"}, {"hovertemplate": "region=Приморский край<br>year=%{x}<br>poverty_percent=%{y}<extra></extra>", "legendgroup": "Приморский край", "line": {"color": "#19d3f3", "dash": "solid"}, "marker": {"symbol": "circle"}, "mode": "lines", "name": "Приморский край", "showlegend": true, "type": "scattergl", "x": [1995, 1996, 1997, 1998, 1999, 2000, 2001, 2002, 2003, 2004, 2005, 2006, 2007, 2008, 2009, 2010, 2011, 2012, 2013, 2014, 2015, 2016, 2017, 2018, 2019, 2020], "xaxis": "x", "y": [31.8, 30.4, 28.6, 31.5, 38.2, 55.9, 52.1, 46.9, 37.5, 30.4, 27.4, 22.8, 21.4, 21.4, 18.8, 16.3, 15.7, 14.2, 16.3, 15.2, 16.2, 16.3, 14.9, 13.9, 13.5, 13], "yaxis": "y"}, {"hovertemplate": "region=Хабаровский край<br>year=%{x}<br>poverty_percent=%{y}<extra></extra>", "legendgroup": "Хабаровский край", "line": {"color": "#FF6692", "dash": "solid"}, "marker": {"symbol": "circle"}, "mode": "lines", "name": "Хабаровский край", "showlegend": true, "type": "scattergl", "x": [1995, 1996, 1997, 1998, 1999, 2000, 2001, 2002, 2003, 2004, 2005, 2006, 2007, 2008, 2009, 2010, 2011, 2012, 2013, 2014, 2015, 2016, 2017, 2018, 2019, 2020], "xaxis": "x", "y": [28.9, 24.3, 21.3, 21.7, 22.8, 35.5, 32.1, 26.5, 24.4, 23, 20.7, 17.5, 15, 18.8, 17.7, 15.9, 15.8, 14.3, 12.5, 13.4, 14.1, 13, 12.5, 12.2, 12.2, 12], "yaxis": "y"}, {"hovertemplate": "region=Амурская область<br>year=%{x}<br>poverty_percent=%{y}<extra></extra>", "legendgroup": "Амурская область", "line": {"color": "#B6E880", "dash": "solid"}, "marker": {"symbol": "circle"}, "mode": "lines", "name": "Амурская область", "showlegend": true, "type": "scattergl", "x": [1995, 1996, 1997, 1998, 1999, 2000, 2001, 2002, 2003, 2004, 2005, 2006, 2007, 2008, 2009, 2010, 2011, 2012, 2013, 2014, 2015, 2016, 2017, 2018, 2019, 2020], "xaxis": "x", "y": [36.1, 28.2, 26.3, 31.2, 38, 47.7, 45.3, 44.6, 35.6, 33.8, 30.1, 29, 24.3, 21.3, 22.9, 23.7, 20.4, 16, 16.2, 14.8, 15.2, 17, 16.7, 15.6, 15.7, 15.2], "yaxis": "y"}, {"hovertemplate": "region=Сахалинская область<br>year=%{x}<br>poverty_percent=%{y}<extra></extra>", "legendgroup": "Сахалинская область", "line": {"color": "#FF97FF", "dash": "solid"}, "marker": {"symbol": "circle"}, "mode": "lines", "name": "Сахалинская область", "showlegend": true, "type": "scattergl", "x": [1995, 1996, 1997, 1998, 1999, 2000, 2001, 2002, 2003, 2004, 2005, 2006, 2007, 2008, 2009, 2010, 2011, 2012, 2013, 2014, 2015, 2016, 2017, 2018, 2019, 2020], "xaxis": "x", "y": [27.4, 32.2, 31.6, 35.1, 34.1, 39.6, 37.1, 31, 24.9, 21.2, 18.2, 15.5, 12.6, 11.4, 11.5, 11, 11.9, 11.8, 9.9, 9.7, 10, 9.9, 9.2, 8.5, 8.2, 7.7], "yaxis": "y"}], "layout": {"height": 600, "legend": {"title": {"text": "region"}, "tracegroupgap": 0}, "margin": {"t": 60}, "width": 1200, "xaxis": {"anchor": "y", "domain": [0, 1], "title": {"text": "year"}}, "yaxis": {"anchor": "x", "domain": [0, 1], "title": {"text": "poverty_percent"}}}}
